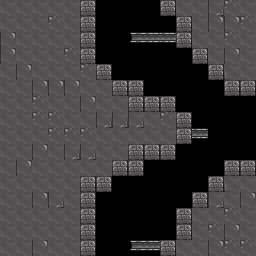

A level layout from a 2D game, rendered from its tile map. Below: a short description, then the map file with its tile-grid data intact:
An orthogonal 16x16 tile map with 16x16 px tiles, 1 tile layer (Calque de Tile 1).

<map version="1.2" tiledversion="1.2.3" orientation="orthogonal" renderorder="right-down" width="16" height="16" tilewidth="16" tileheight="16" infinite="0" nextlayerid="2" nextobjectid="1">
 <tileset firstgid="1" source="../tileset.tsx" />
 <layer id="1" name="Calque de Tile 1" width="16" height="16">
  <data encoding="csv">
25,25,25,25,25,59,0,0,0,0,59,25,25,72,89,25,
25,25,25,89,25,59,0,0,0,0,0,59,25,88,88,89,
88,25,25,25,25,59,0,0,21,22,22,59,25,25,89,25,
88,25,25,25,89,59,0,49,0,0,0,0,59,25,88,25,
25,88,25,25,25,89,59,0,0,0,0,0,0,59,73,25,
25,25,88,88,88,25,25,59,59,0,0,201,0,0,59,59,
25,25,89,25,25,88,25,25,59,59,59,0,0,0,0,0,
25,25,89,89,25,25,72,72,72,25,89,59,0,0,0,0,
25,25,25,89,89,89,25,25,25,25,25,59,22,0,0,0,
25,25,88,25,72,72,25,25,59,59,59,0,0,0,0,0,
25,88,25,25,25,25,25,59,59,0,0,0,0,0,59,59,
25,25,25,25,25,59,59,0,0,0,0,0,0,59,73,25,
25,25,88,72,25,59,0,0,0,0,0,0,59,72,25,88,
25,25,25,25,25,59,0,0,0,0,0,59,25,25,89,25,
25,25,25,25,25,59,0,0,0,0,0,59,25,89,88,25,
25,25,88,25,25,59,0,0,21,22,59,25,25,88,89,89
</data>
 </layer>
</map>
